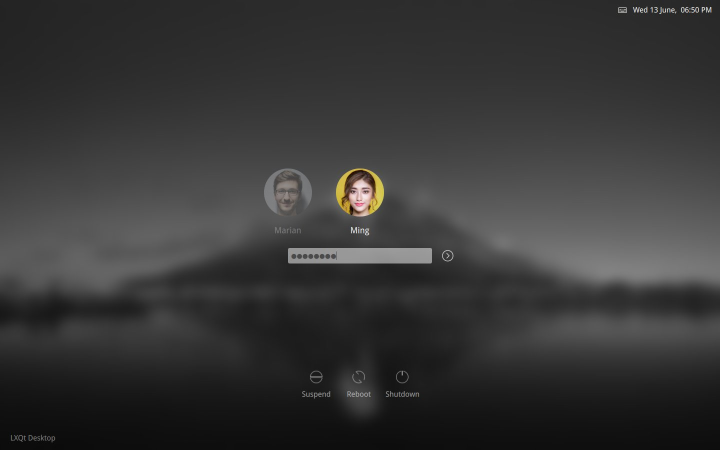
#> input picture .config/sddm/chili/preview.jpg, 1440 x 900 px, given as the content of the folder /mnt/second/images/art/wallpapers_pc, which was not available (shown at 1/2 size)
$ python overlayCalendar.py
#> lines starting #> are read from the running program, lines starting #| are printed output that depends on the picture; pictures that were not available may be replaced by others from this repository, and a replacement may not be noted
### scripts/python/mylib.py
import ctypes
import datetime
import os
import pathlib
import random
import shutil
import string
import subprocess
import sys
import tempfile

try:
    from PIL import Image

    Image.MAX_IMAGE_PIXELS = 933120000
except:
    pass

"""
Dependencies:
    Venv:
        python -m venv venv
        pip install pygobject # for gtk
        pip install Pillow
        pip install requests
        pip install gcalcli
        pip install clipboard
        pip install google-auth-oauthlib
"""

##########
if "nt" in os.name:
    SECOND_ROOT_DIR = "D:"
    TTS_DIR = SECOND_ROOT_DIR + "/software/win/piper"
    TERMINAL = "wt"
else:
    SECOND_ROOT_DIR = "/mnt/second"
    TTS_DIR = SECOND_ROOT_DIR + "/software/lin/piper"
    TERMINAL = "kitty"

MYLIB_DIR = str(pathlib.Path(__file__).parent.absolute())
HOME_DIR = MYLIB_DIR + "/../.."
CONFIG_DIR = HOME_DIR + "/.config"
SECRETS_DIR = SECOND_ROOT_DIR + "/rep/personal_repo/secrets"
MUSIC_DIR = SECOND_ROOT_DIR + "/music"
WALLPAPERS_PC_DIR = SECOND_ROOT_DIR + "/images/art/wallpapers_pc"

APPLET_ICON_FILE = SECOND_ROOT_DIR + "/images/icons/gear_light.ico"
PLAYLIST_FILE = MUSIC_DIR + "/playlists.txt"
ICS_FILE = tempfile.gettempdir() + "/calendar_events.ics"
CALENDAR_OVERLAY_FILE = tempfile.gettempdir() + "/calendar_overlay.png"
TASKS_OVERLAY_FILE = tempfile.gettempdir() + "/tasks_overlay.png"
MTD_OVERLAY_FILE = tempfile.gettempdir() + "/mtd_overlay.png"
TASKS_FILE = tempfile.gettempdir() + "/tasks.md"
OVERLAYED_FILE = tempfile.gettempdir() + "/overlayed.png"
OVERLAYED_BACKUP_FILE = tempfile.gettempdir() + "/overlayed_bckp.png"
ANON_FONT_FILE = SECOND_ROOT_DIR + "/fonts/anonymous.ttf"

FIREFOX_CSS_URL = "https://github.com/hakan-demirli/Firefox_Custom_CSS"

SCREEN_WIDTH = 1920
SCREEN_HEIGHT = 1080

# Secrets
sys.path.append(SECRETS_DIR)
try:
    from my_secrets import *
except:
    pass


#############


def runInVenv(python_script_path):
    subprocess.run([sys.executable, python_script_path])


# [36 lines left out: functions changeStringInPlace, removeAllFiles, setFirefoxWallpaper, not called in this run]


def chromeFolderPath() -> str:
    return f"{findFirefoxProfileFolder()}/chrome/"


def checkFileModification(filename, last_mod_time):
    current_mod_time = os.path.getmtime(filename)
    return current_mod_time > last_mod_time


def getRandomFileName(extension: str, length: int = 32) -> str:
    letters = string.ascii_lowercase
    return "".join(random.choice(letters) for _ in range(length)) + extension


def overlayImages(
    background_image: str,
    overlay_image: str,
    output_image: str,
    x_offset: int,
    y_offset: int,
) -> None:
    # Open the background and overlay images
    background = Image.open(background_image)
    overlay = Image.open(overlay_image)

    # Create a copy of the background image to work with
    combined = background.copy()

    # Apply transparency to the overlay
    overlay = overlay.convert("RGBA")
    overlay_with_transparency = Image.new("RGBA", overlay.size)
    for x in range(overlay.width):
        for y in range(overlay.height):
            r, g, b, a = overlay.getpixel((x, y))
            overlay_with_transparency.putpixel(
                (x, y), (r, g, b, int(0.85 * a))
            )  # 85% transparency

    # Paste the overlay onto the background
    combined.paste(
        overlay_with_transparency, (x_offset, y_offset), overlay_with_transparency
    )

    # Save the result to the output file
    combined.save(output_image, format="PNG")

    print(f"Overlay complete. Result saved as {output_image}")


def resizeImage(input_image: str, output_image: str, width: int, height: int) -> None:
    # Open the input image
#> called with input_image = '_only/preview.jpg', width = 1920, height = 1080
    img = Image.open(input_image)
#> img is the input picture: PIL image 1440x900 RGB; mean R, G, B 54.9, 54.8, 54.5

    # Calculate the aspect ratios
    original_aspect_ratio = img.width / img.height
#> original_aspect_ratio = 1.6
    target_aspect_ratio = width / height

    # Calculate scaling factor to match the biggest dimension
    if original_aspect_ratio > target_aspect_ratio:
        scaling_factor = width / img.width
    else:
        scaling_factor = height / img.height
#> scaling_factor = 1.2

    # Calculate scaled dimensions
    new_width = max(int(img.width * scaling_factor), width)
#> new_width = 1920
    new_height = max(int(img.height * scaling_factor), height)
#> new_height = 1080

    # Resize the image while maintaining aspect ratio
    img = img.resize((new_width, new_height), Image.Resampling.LANCZOS)
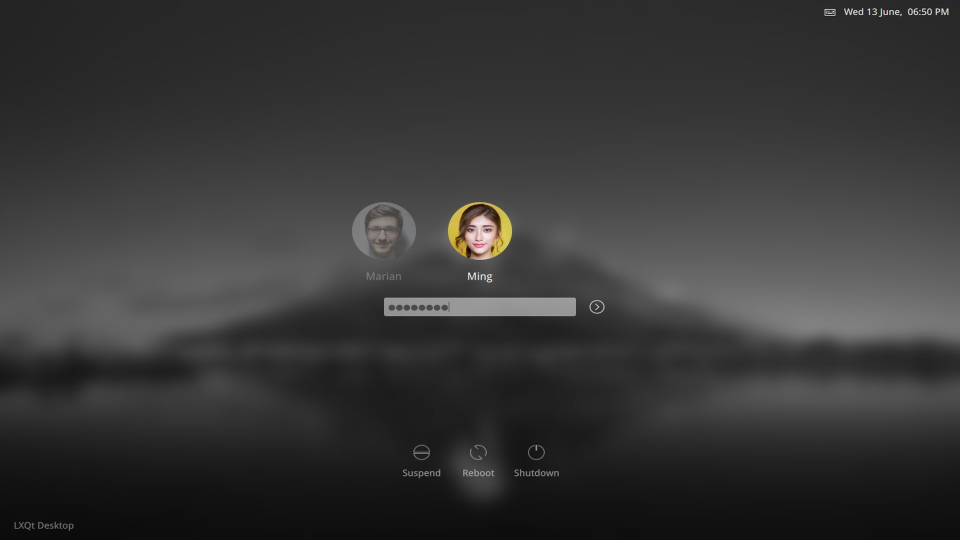
#> img: PIL image 1920x1080 RGB (shown at 1/2 size); mean R, G, B 54.9, 54.8, 54.5

    # Calculate cropping dimensions
    crop_width = min(new_width, width)
#> crop_width = 1920
    crop_height = min(new_height, height)
#> crop_height = 1080
    left = (new_width - crop_width) // 2
#> left = 0
    top = (new_height - crop_height) // 2
#> top = 0
    right = left + crop_width
#> right = 1920
    bottom = top + crop_height
#> bottom = 1080

    # Crop the image
    img = img.crop((left, top, right, bottom))

    # Save the final image
    img.save(output_image)


def getMonitorResolution() -> tuple[int, int]:
    """
    Get the monitor's screen width and height in pixels.
    """
    # [5 lines of commented-out code are left out]
    screen_width = SCREEN_WIDTH
    screen_height = SCREEN_HEIGHT
    return screen_width, screen_height


def daysSinceEpoch():
    return (datetime.datetime.now() - datetime.datetime(1970, 1, 1)).days


# [36 lines left out: functions findFirefoxProfileFolder, getDesktopEnvironment, not called in this run]


def timeToIndex(range: int) -> int:
    """
    Calculate an index based on the current time and a given range.

    Args:
        range (int): The range value used to calculate the index.

    Returns:
        int: The calculated index.
    """
    idx = daysSinceEpoch() % range
    return idx


def getFilesByType(dir: str, types: list) -> list:
    """
    Retrieve files of specified types from the given directory.

    Args:
        dir (str): The directory path.
        types (list): List of file extensions to search for.

    Returns:
        list: List of paths to files of specified types.
    """
    directory = pathlib.Path(dir)
    paths = []

    for path in directory.glob("*"):
        if path.suffix in types:
            paths.append(str(path.absolute()))

    return paths


# [42 lines left out: function changeWallpaper, not called in this run]

        # Alternative to set for all workspaces.
        # Change for all workspaces: https://github.com/MScholtes/VirtualDesktop
        # info = subprocess.run(["./dep/VirtualDesktop11.exe", '/AllWallpapers:"{file}"'])

### scripts/python/overlayCalendar.py
import subprocess
import tempfile
import mylib
import shutil
import os
from PIL import Image


def main():
    overlay_file = mylib.CALENDAR_OVERLAY_FILE
    wp_folder = mylib.WALLPAPERS_PC_DIR
    types = [".jpg", ".png", ".jpeg"]

    wallpapers = mylib.getFilesByType(wp_folder, types)
    wallpapers = sorted(wallpapers)

    if len(wallpapers) <= 0:
        print(f"No wallpapers found in '{wp_folder}'. Exiting.")
        exit(1)
    idx = mylib.timeToIndex(len(wallpapers))
    monitor_width, monitor_height = mylib.getMonitorResolution()
    if monitor_width and monitor_height:
        try:
            with tempfile.NamedTemporaryFile(
                suffix=".png", delete=False
            ) as resized_image:
                mylib.resizeImage(
                    wallpapers[idx], resized_image, monitor_width, monitor_height
                )
                background = Image.open(resized_image)
                overlay = Image.open(overlay_file)

                # Calculate the position for overlay (top right corner)
                x_offset = background.width - overlay.width
#> x_offset = 480
                y_offset = 0
                mylib.overlayImages(
                    resized_image,
                    overlay_file,
                    mylib.OVERLAYED_FILE,
                    x_offset,
                    y_offset,
                )
#> in overlayImages, `overlay_with_transparency = Image.new("RGBA", overlay.size)`: overlay_with_transparency: PIL image 1440x900 RGBA; every value is 0
#> after the loop in overlayImages, `for x in range(overlay.width):`:
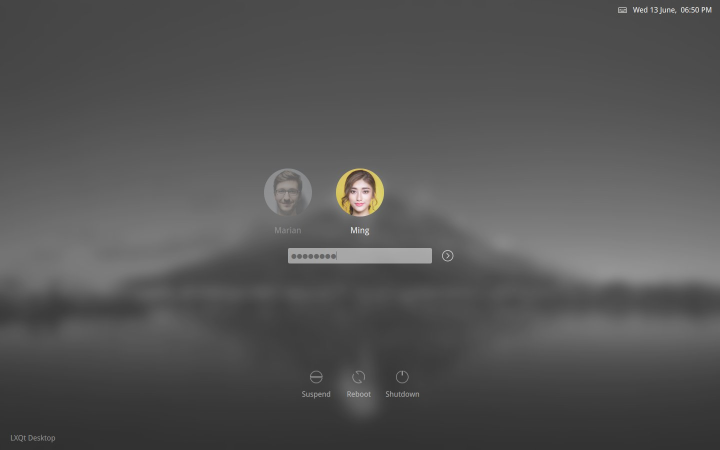
#> overlay_with_transparency: PIL image 1440x900 RGBA (shown at 1/2 size); mean R, G, B, A 54.9, 54.8, 54.5, 216; transparent parts drawn white
#> in overlayImages, `combined.paste( overlay_with_transparency, (x_offset, y_offset), overl..`:
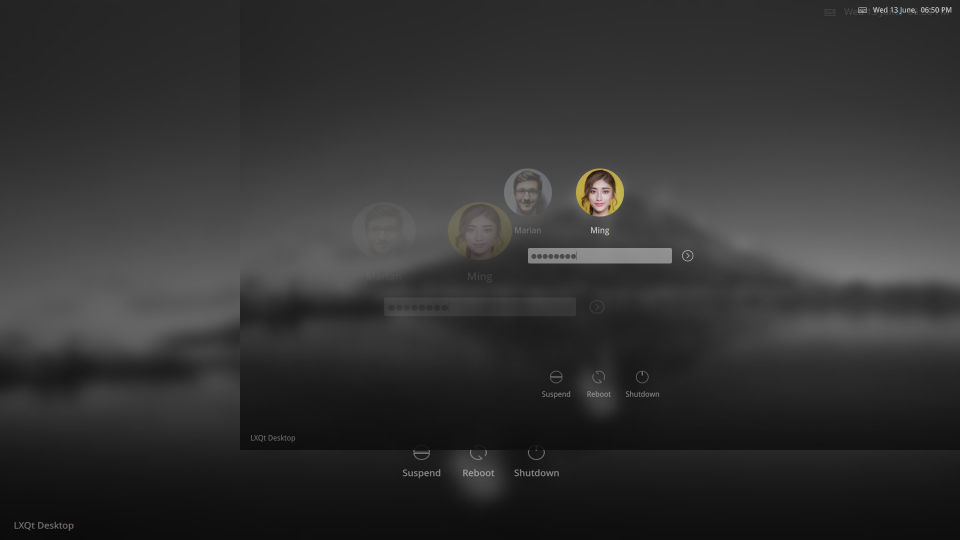
#> combined: PIL image 1920x1080 RGB (shown at 1/2 size); mean R, G, B 51, 50.9, 50.7

            mylib.resizeImage(
                wallpapers[idx], "/tmp/wp.png", monitor_width, monitor_height
            )

        except FileNotFoundError:
            print("Input image files not found.")
        except subprocess.CalledProcessError as e:
            print("Image processing error:", e)
    else:
        print("Unable to get monitor resolution. Exiting.")


if __name__ == "__main__":
    main()
